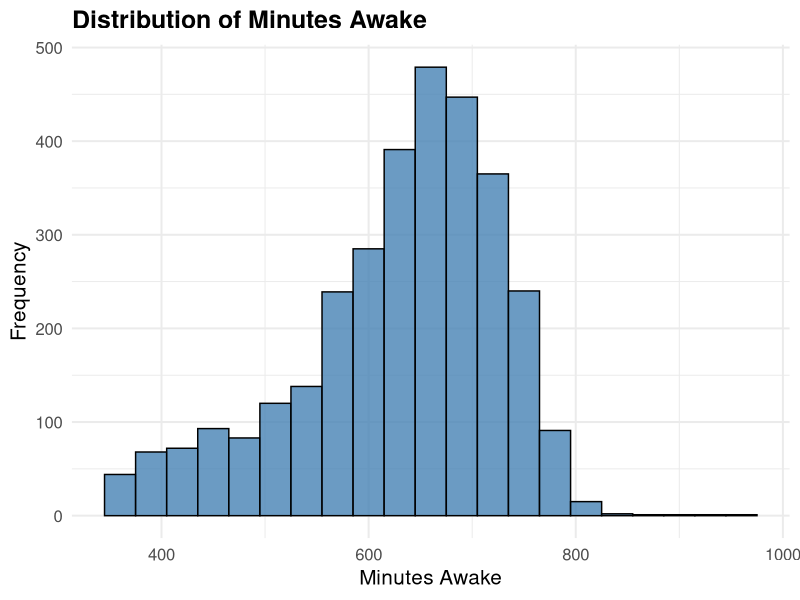
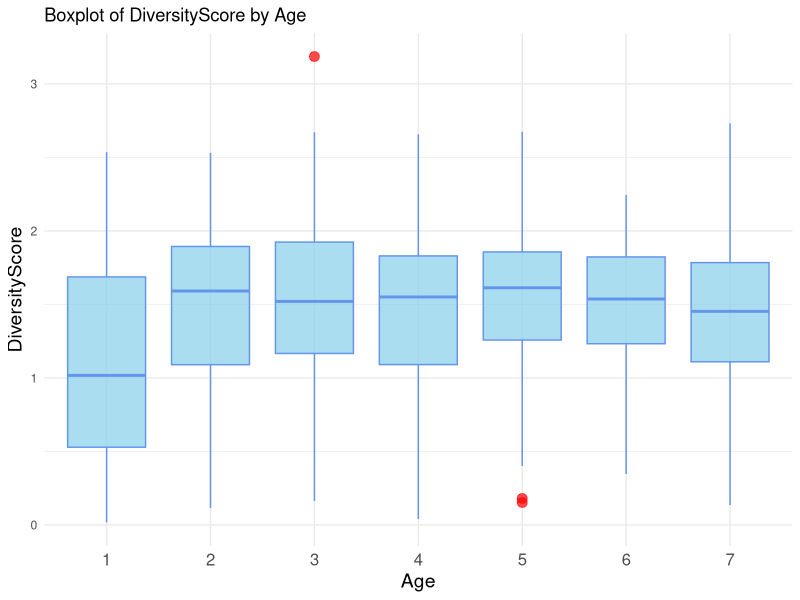
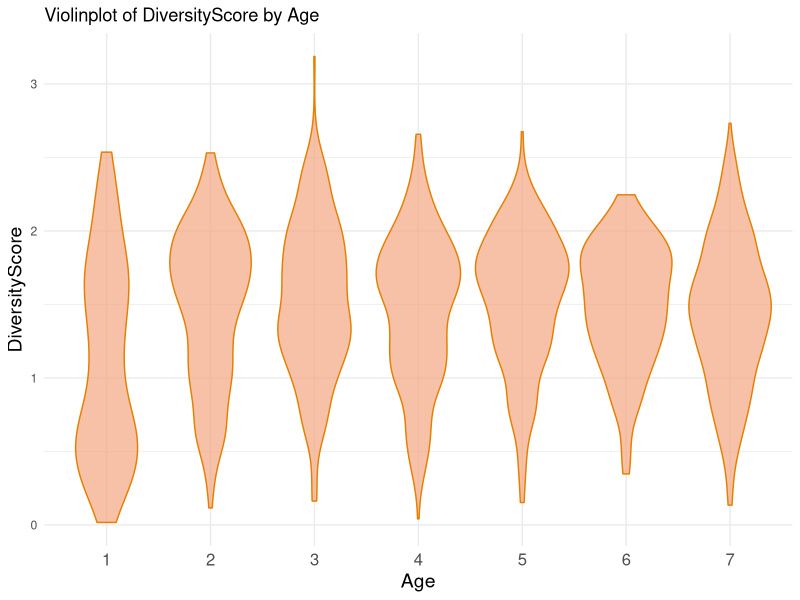
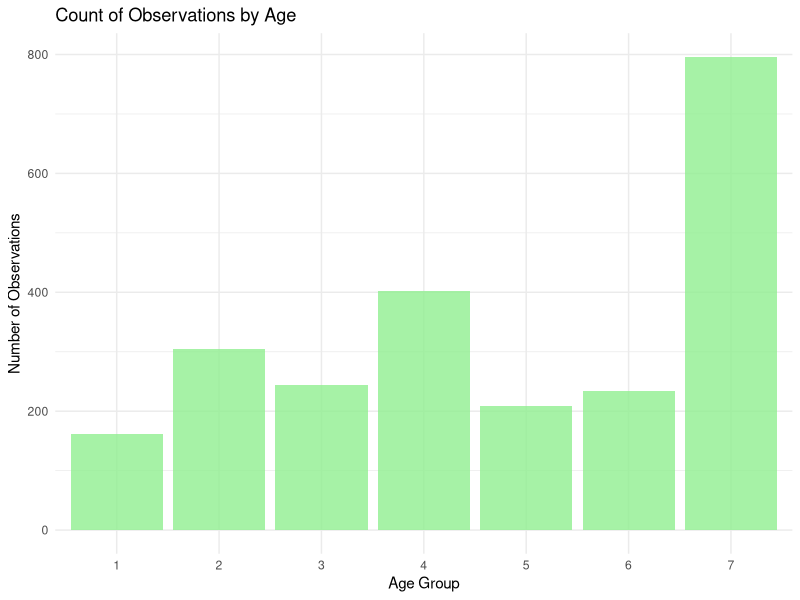
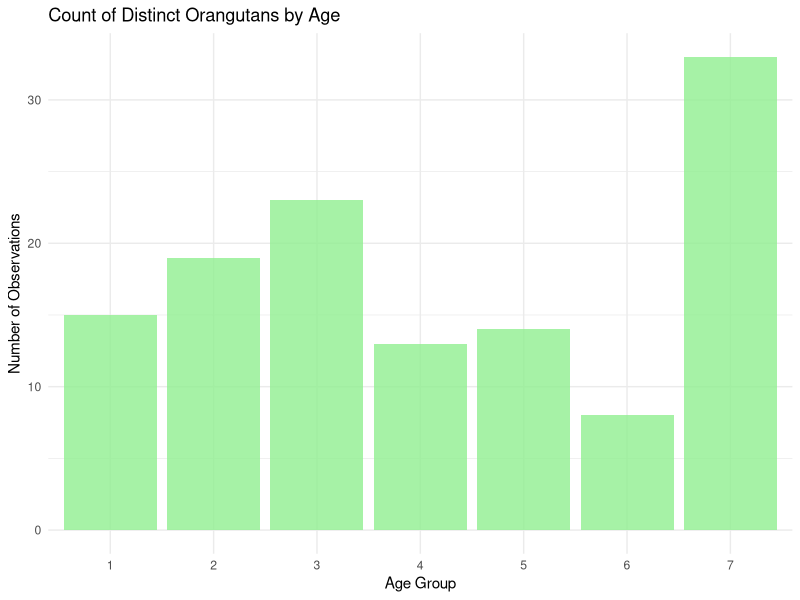
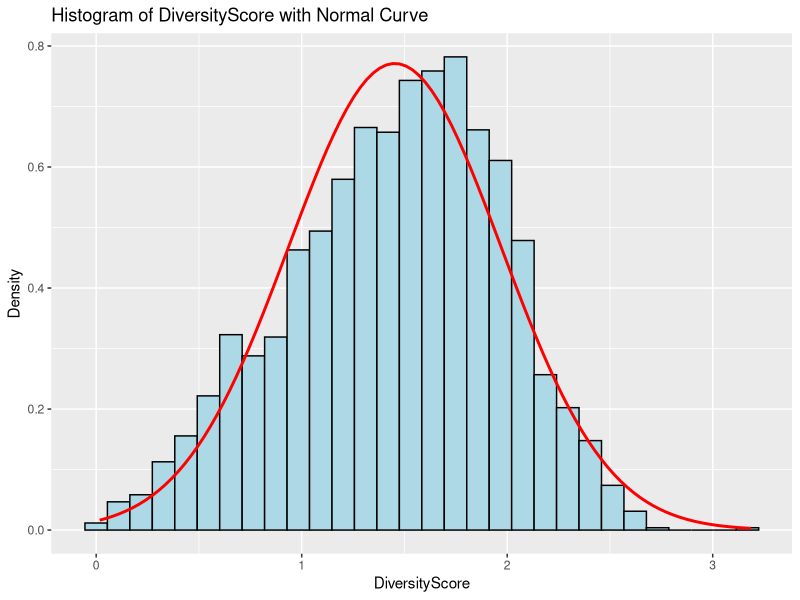
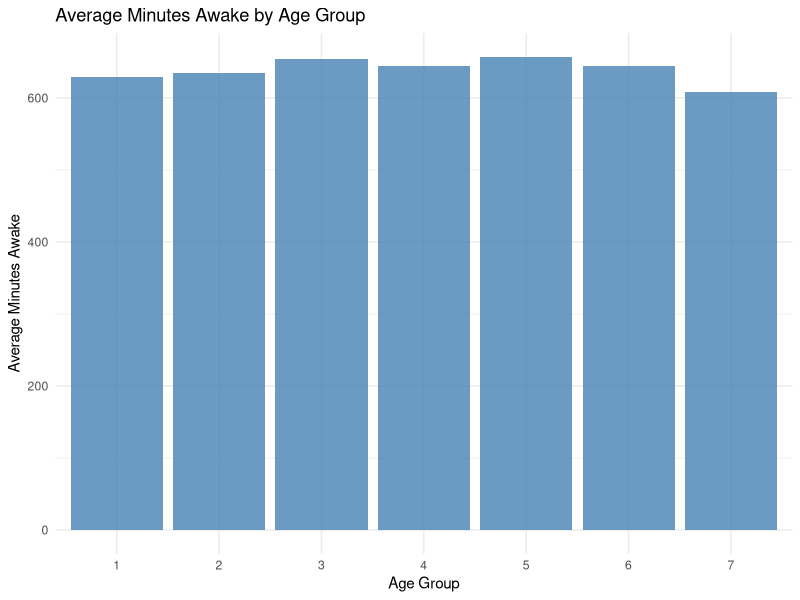
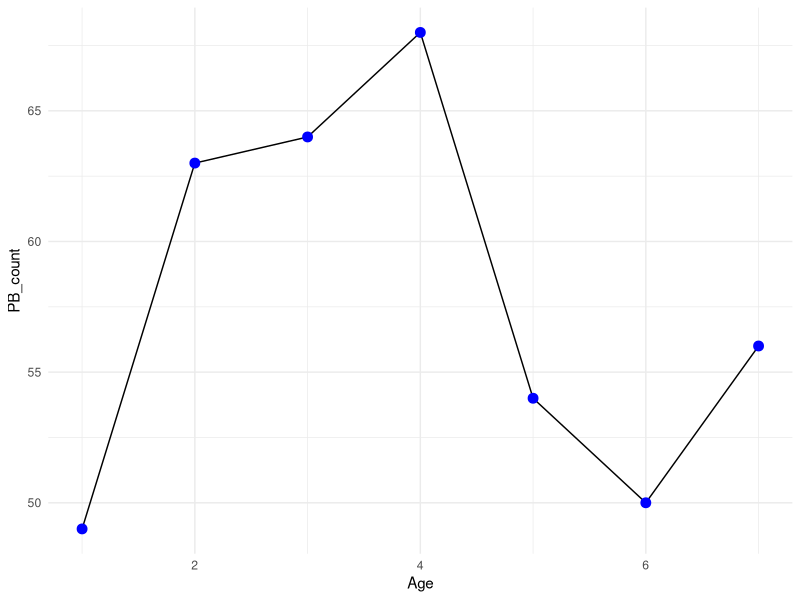

Recreate these plots in R, in order.
## ---- chunk 1
knitr::opts_chunk$set(echo = TRUE)
library(ggplot2)
library(dplyr)
library(tidyr)
## ---- chunk 2
library(dplyr)
library(ggplot2)
df_score <- read.csv("diversity_score.csv")
df <- read.csv("final_data.csv")
## ---- chunk 3
ggplot(df, aes(x = `Minutes.awake`)) +
  geom_histogram(binwidth = 30, fill = "steelblue", color = "black", alpha = 0.8) +
  labs(
    title = "Distribution of Minutes Awake",
    x = "Minutes Awake",
    y = "Frequency"
  ) +
  theme_minimal(base_size = 15) +
  theme(
    axis.text = element_text(size = 12),
    plot.title = element_text(size = 18, face = "bold")
  )
## ---- chunk 4
# Boxplot
ggplot(df_score, aes(x = factor(Age), y = DiversityScore)) +
  geom_boxplot(fill = "skyblue", color = "#6495ED", 
               outlier.colour = "red", outlier.size = 3, 
               alpha=0.7) +
  labs(
    title = "Boxplot of DiversityScore by Age",
    x = "Age",
    y = "DiversityScore"
  ) +
  theme_minimal() +
  theme(axis.text.x = element_text(size = 12), axis.title = element_text(size = 14))


# Violinplot
ggplot(df_score, aes(x = factor(Age), y = DiversityScore)) +
  geom_violin(fill = "#F3A683", color = "#E67F00", alpha=0.7) +
  labs(
    title = "Violinplot of DiversityScore by Age",
    x = "Age",
    y = "DiversityScore"
  ) +
  theme_minimal() +
  theme(axis.text.x = element_text(size = 12), axis.title = element_text(size = 14))
## ---- chunk 5
#eda 3
diversity_stats <- df_score %>%
  group_by(Age) %>%
  summarise(
    Min = min(DiversityScore, na.rm = TRUE),
    Max = max(DiversityScore, na.rm = TRUE),
    Median = median(DiversityScore, na.rm = TRUE),
    Mean = mean(DiversityScore, na.rm = TRUE),
    SD = sd(DiversityScore, na.rm = TRUE) # Standard deviation
  )

# Print the summary statistics
print(diversity_stats)
age_counts <- df_score %>%
  group_by(Age) %>%
  summarise(count = n())
# Print the counts to the console
print(age_counts)

# Create a bar plot for the count of observations by age
ggplot(age_counts, aes(x = as.factor(Age), y = count)) +
  geom_bar(stat = "identity", fill = "lightgreen", alpha = 0.8) +
  labs(
    title = "Count of Observations by Age",
    x = "Age Group",
    y = "Number of Observations"
  ) +
  theme_minimal()
## ---- chunk 6
age_counts1 <- df_score %>%
  group_by(Age) %>%
  summarise(count = n_distinct(Name))
print(age_counts1)
ggplot(age_counts1, aes(x = as.factor(Age), y = count)) +
  geom_bar(stat = "identity", fill = "lightgreen", alpha = 0.8) +
  labs(
    title = "Count of Distinct Orangutans by Age",
    x = "Age Group",
    y = "Number of Observations"
  ) +
  theme_minimal()
## ---- chunk 7
ggplot(df_score, aes(x = DiversityScore)) +
  geom_histogram(aes(y = after_stat(density)), bins = 30, fill = "lightblue", color = "black") +
  stat_function(fun = dnorm, args = list(mean = mean(df_score$DiversityScore, na.rm = TRUE), 
                                         sd = sd(df_score$DiversityScore, na.rm = TRUE)),
                color = "red", size = 1) +
  labs(title = "Histogram of DiversityScore with Normal Curve",
       x = "DiversityScore",
       y = "Density")

## ---- chunk 8
anova_result <- aov(DiversityScore ~ Age, data = df_score)
summary(anova_result)
## ---- chunk 9
#eda 5
final_data_df<-read.csv("final_data.csv")
total_minutes_awake <- final_data_df %>%
  group_by(Age) %>%
  summarise(total_minutes_awake = sum(Minutes.awake, na.rm = TRUE)) # Sum of minutes awake

# Print the total minutes awake for each age
print(total_minutes_awake)

average_minutes_awake <- final_data_df %>%
  group_by(Age) %>%
  summarise(
    total_minutes_awake = sum(Minutes.awake, na.rm = TRUE), # Total minutes awake
    age_count = n() # Count of observations per age
  ) %>%
  mutate(avg_minutes_awake = total_minutes_awake / age_count)
print(average_minutes_awake)
str(average_minutes_awake)
# Create a bar plot to show the distribution of total minutes awake by age
ggplot(average_minutes_awake, aes(x = factor(Age), y = avg_minutes_awake)) +
  geom_bar(stat = "identity", fill = "steelblue", alpha = 0.8) + # Bar plot
  labs(
    title = "Average Minutes Awake by Age Group",
    x = "Age Group",
    y = "Average Minutes Awake"
  ) +
  theme_minimal() +
  theme( ) 
## ---- chunk 10
result <- df %>%
  pivot_longer(cols = 7:ncol(df),
               names_to = "Behavior", 
               values_to = "Value") %>%
  filter(Value != 0.0)

result <- result %>%
  group_by(Age) %>%
  summarise(PB_count = n_distinct(Behavior)) %>%
  arrange(desc(PB_count))

ggplot(result, aes(x=Age, y=PB_count)) +
  geom_line() +
  geom_point(color = "blue", size = 3) +
  theme_minimal()

print(result)
